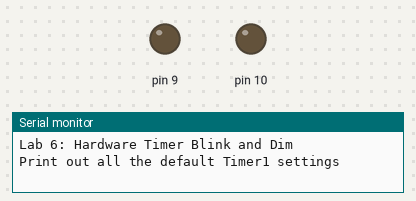
The sketch below on a simulated Arduino Uno, built with avr-gcc and run on an emulated ATmega328P. Shown: output pins drawn as LEDs (lit = HIGH), the last lines printed to the serial monitor. At 5.4 s the program stops and its outputs stay as they are.

Above: at 0.1 s.
At 5.4 s:
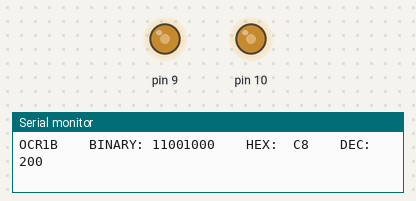
Timing chart, 0 to 6.9 s (numbered marks = the images above):
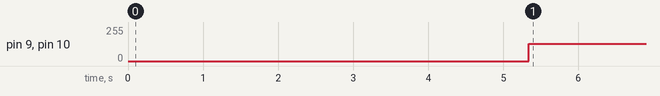

The sketch:

_6_1.ino
```cpp
// Lab6_Timer_p1
// Written By: C. Hochgraf
// Date: OCT2013


// declare variables
  enum {TC1_PCFC_DC90_D10};
  int state;
//***********************************************************************************
void setup()
{
  Serial.begin(9600);
  Serial.println(F("Lab 6: Hardware Timer Blink and Dim"));
}
//***********************************************************************************
void loop()
{
  // loop() is only executed once because each state contains an infinite loop.
  state = TC1_PCFC_DC90_D10;

  switch(state)
  {
    //-------------------------------------------------------------------------------
    case TC1_PCFC_DC90_D10:
      // Create 90% duty cycle square wave using Timer 1.

      Serial.println(F("Print out all the default Timer1 settings"));
      delay(1000);
      Serial.println(F("The settings are all stored in registers"));
      delay(1000);
      Serial.println(F("Later, you will change the values in the registers"));
      delay(1000);
      Serial.println();
      Serial.println(F("First, what is in the Timer 1 Control Registers?"));
      delay(1000);

      printTimer1Registers();
      //delay(10000);

      // you can comment out the printWGM function below when you are ready
      Serial.println(F("you can comment out the printing of WGM values to save time"));
      //printWGMCOMCS1Values();

      Serial.println();
      delay(1000);
      Serial.println(F("Initializing Timer1 in PCFC mode, toggling OC1B on d10"));
      TCCR1A = 0; // set to defaults as good practice
      TCCR1B = 0; // set to defaults as good practice
      TCCR1A  = (0 << WGM11)|(0 << WGM10);    // first part of setup for FPFC PWM (mode 8)
      TCCR1B  = (1 << WGM13)|(0 << WGM12);    // second part of setup for FPFC PWM (mode 8)
      TCCR1A |= (1 << COM1B1)|(1 << COM1B0);  // non-inverting PWM on channel B: PORTB2, UNOd10
      TCCR1A |= (1 << COM1A1)|(0 << COM1A0);  // non-inverting PWM on channel A: PORTB1, UNOd9

      //This setup COM1A (10) COM1B (11), gives d9 to be inverted from d10 if OCR1A=OCR1B.
      // WGM mode 8 (1000) has ICR1 as top.

      //TCCR1B |= (1 << CS12)|(0 << CS11)|(1 << CS10); // clock prescale = 1024 -> 15.625 kHz
      //TCCR1B |= (1 << CS12)|(0 << CS11)|(0 << CS10); // clock prescale = 256 -> 62.5 kHz
      TCCR1B |= (0 << CS12)|(0 << CS11)|(1 << CS10); // clock prescale = 64 -> 250 kHz
      ICR1 = 400;  // period   ICR1=10000 gives visible blips
      OCR1A = 200;  //  =10000/16 = 625
      OCR1B = 200;  //  =10000/16 = 625

      //did it work right? check by printing registers
      printTimer1Registers();
      //delay(10000);
      //this timer is set to go to OC2B which is digital pin 3
      pinMode(9,OUTPUT);
      pinMode(10,OUTPUT);
      pinMode(13,INPUT);
      Serial.println();
      Serial.println("I'm ready to blink now");
      while(true) {; // dwell forever
         }
      break;
  } // switch(state)
} // Arduino loop()

//*********************************************************************
void printWGMCOMCS1Values(void) {
    Serial.println();
    Serial.println(F("Second, what are these WGM values? Try printing as decimals"));
    Serial.println();

    Serial.print(F("WGM10    DECIMAL: "));
    Serial.println(WGM10, DEC);

    Serial.print(F("WGM11    DECIMAL: "));
    Serial.println(WGM11, DEC);

    Serial.print(F("WGM12    DECIMAL: "));
    Serial.println(WGM12, DEC);
    Serial.print(F("WGM13    DECIMAL: "));
    Serial.println(WGM13, DEC);

    delay(10000);
    Serial.println();
    Serial.println(F("The WGM values are #defines that tell you how far"));
    delay(1000);
    Serial.println(F("to shift a bit value to have it land at the right place "));
    delay(1000);
    Serial.println(F("in the register. "));
    Serial.println();

    delay(2000);
    Serial.println(F("Now print the COM1B values."));
    Serial.println();
    Serial.print(F("COM1B0    DECIMAL: "));
    Serial.println(COM1B0, DEC);

    Serial.print(F("COM1B1    DECIMAL: "));
    Serial.println(COM1B1, DEC);
    Serial.println();
    delay(10000);
    Serial.println(F("Now print the CS values that help with setting the "));
    Serial.println(F("clock prescaler value (clock divider). "));
    Serial.println();
    delay(2000);

    Serial.print(F("CS10    DECIMAL: "));
    Serial.println(CS10, DEC);

    Serial.print(F("CS11    DECIMAL: "));
    Serial.println(CS11, DEC);

    Serial.print(F("CS12    DECIMAL: "));
    Serial.println(CS12, DEC);
    Serial.println();
    delay(10000);
  };
//*************************************************************************
void printTimer1Registers(void) {
    Serial.println();
    Serial.print(F("TCCR1A   BINARY: "));
    Serial.print(TCCR1A, BIN);
    Serial.print("\t");
    Serial.print(F("  HEX:  "));
    Serial.println(TCCR1A, HEX);
    Serial.print(F("TCCR1B   BINARY: "));
    Serial.print(TCCR1B, BIN);
    Serial.print("\t");
    Serial.print(F("  HEX:  "));
    Serial.println(TCCR1B, HEX);

    Serial.print(F("OCR1A    BINARY: "));
    Serial.print(OCR1A, BIN);
    Serial.print("\t");
    Serial.print(F("  HEX:  "));
    Serial.print(OCR1A, HEX);
    Serial.print("\t");
    Serial.print(F("  DEC:  "));
    Serial.print(OCR1A, DEC);
    Serial.println();
    Serial.print(F("OCR1B    BINARY: "));
    Serial.print(OCR1B, BIN);
    Serial.print("\t");
    Serial.print(F("  HEX:  "));
    Serial.print(OCR1B, HEX);
    Serial.print("\t");
    Serial.print(F("  DEC:  "));
    Serial.print(OCR1B, DEC);
    Serial.println();
};
```

Measured:
- by itself, pin 9, pin 10: 0/255 → 128/255 at 5.3 s
